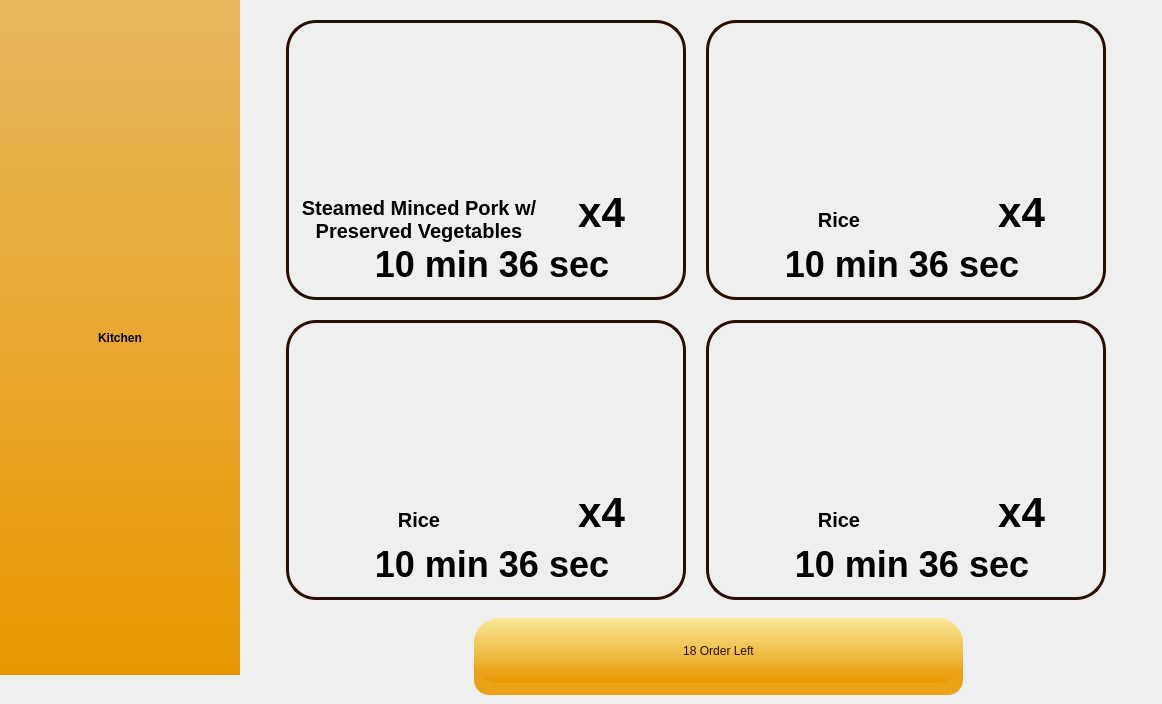
    <widget class="QWidget" name="Kitchen_Bar_Page">
     <property name="styleSheet">
      <string notr="true">#Kitchen_Bar_Page
{
background-color: rgb(255, 255, 255);
}
</string>
     </property>
     <widget class="QFrame" name="frame_2">
      <property name="geometry">
       <rect>
        <x>0</x>
        <y>0</y>
        <width>240</width>
        <height>675</height>
       </rect>
      </property>
      <property name="styleSheet">
       <string notr="true">QFrame
{

	background-color: qlineargradient(spread:pad, x1:0, y1:0, x2:0, y2:1, stop:0 rgba(197, 197, 197, 255), stop:1 rgba(136, 136, 136, 255));

	background-color: rgb(232, 151, 0);

	background-color: qlineargradient(spread:pad, x1:0, y1:0, x2:0, y2:1, stop:0 rgba(232, 184, 95, 255), stop:1 rgba(232, 151, 0, 255));
border-radius:0px;
}

QPushButton
{
background-color: rgb(240, 186, 88,0);
font-size: 20px;
height: 73px;
width: 1px;
border: none;
color: white; 
	color: rgb(41, 14, 4);

}</string>
      </property>
      <property name="frameShape">
       <enum>QFrame::StyledPanel</enum>
      </property>
      <property name="frameShadow">
       <enum>QFrame::Raised</enum>
      </property>
      <layout class="QVBoxLayout" name="verticalLayout_4">
       <item>
        <widget class="QLabel" name="Kitchen_Bar_Page_label_name">
         <property name="styleSheet">
          <string notr="true">background-color: rgb(255, 255, 255,0);
font-weight:500;</string>
         </property>
         <property name="text">
          <string>Kitchen</string>
         </property>
         <property name="alignment">
          <set>Qt::AlignCenter</set>
         </property>
        </widget>
       </item>
      </layout>
     </widget>
     <widget class="QWidget" name="gridLayoutWidget">
      <property name="geometry">
       <rect>
        <x>286</x>
        <y>0</y>
        <width>867</width>
        <height>622</height>
       </rect>
      </property>
      <layout class="QGridLayout" name="gridLayout">
       <property name="sizeConstraint">
        <enum>QLayout::SetFixedSize</enum>
       </property>
       <property name="leftMargin">
        <number>0</number>
       </property>
       <property name="topMargin">
        <number>20</number>
       </property>
       <property name="rightMargin">
        <number>0</number>
       </property>
       <property name="spacing">
        <number>20</number>
       </property>
       <item row="1" column="0">
        <widget class="QFrame" name="Kitchen_Bar_Page_dish_3">
         <property name="minimumSize">
          <size>
           <width>400</width>
           <height>280</height>
          </size>
         </property>
         <property name="maximumSize">
          <size>
           <width>400</width>
           <height>280</height>
          </size>
         </property>
         <property name="styleSheet">
          <string notr="true">background-color: rgb(255, 255, 255,0);</string>
         </property>
         <property name="frameShape">
          <enum>QFrame::StyledPanel</enum>
         </property>
         <property name="frameShadow">
          <enum>QFrame::Raised</enum>
         </property>
         <widget class="QLabel" name="Kitchen_Bar_Page_food_name_dish_3">
          <property name="geometry">
           <rect>
            <x>8</x>
            <y>170</y>
            <width>250</width>
            <height>59</height>
           </rect>
          </property>
          <property name="styleSheet">
           <string notr="true">font:20px;
font-weight:500;</string>
          </property>
          <property name="text">
           <string>Rice</string>
          </property>
          <property name="alignment">
           <set>Qt::AlignCenter</set>
          </property>
          <property name="wordWrap">
           <bool>true</bool>
          </property>
         </widget>
         <widget class="QLabel" name="Kitchen_Bar_Page_food_quantity_dish_3">
          <property name="geometry">
           <rect>
            <x>207</x>
            <y>162</y>
            <width>217</width>
            <height>59</height>
           </rect>
          </property>
          <property name="styleSheet">
           <string notr="true">font:42px;
font-weight:500;</string>
          </property>
          <property name="text">
           <string>x4</string>
          </property>
          <property name="alignment">
           <set>Qt::AlignCenter</set>
          </property>
         </widget>
         <widget class="QLabel" name="Kitchen_Bar_Page_timer_dish_3">
          <property name="geometry">
           <rect>
            <x>86</x>
            <y>220</y>
            <width>240</width>
            <height>49</height>
           </rect>
          </property>
          <property name="styleSheet">
           <string notr="true">font:36px;
font-weight:500;</string>
          </property>
          <property name="text">
           <string>10 min 36 sec</string>
          </property>
          <property name="alignment">
           <set>Qt::AlignCenter</set>
          </property>
         </widget>
         <widget class="QLabel" name="Kitchen_Bar_Page_image_dish_3">
          <property name="geometry">
           <rect>
            <x>80</x>
            <y>24</y>
            <width>239</width>
            <height>149</height>
           </rect>
          </property>
          <property name="text">
           <string/>
          </property>
          <property name="pixmap">
           <pixmap>:/image/rice.jpg</pixmap>
          </property>
          <property name="scaledContents">
           <bool>true</bool>
          </property>
         </widget>
         <widget class="QPushButton" name="Kitchen_Bar_Page_btn_dish_3">
          <property name="geometry">
           <rect>
            <x>0</x>
            <y>0</y>
            <width>400</width>
            <height>280</height>
           </rect>
          </property>
          <property name="maximumSize">
           <size>
            <width>16777215</width>
            <height>280</height>
           </size>
          </property>
          <property name="styleSheet">
           <string notr="true">border: 3px solid rgb(41, 14, 4);

border-radius: 30px;
background-color: rgb(255, 255, 255,0);
</string>
          </property>
          <property name="text">
           <string/>
          </property>
         </widget>
        </widget>
       </item>
       <item row="0" column="0">
        <widget class="QFrame" name="Kitchen_Bar_Page_dish_1">
         <property name="minimumSize">
          <size>
           <width>400</width>
           <height>280</height>
          </size>
         </property>
         <property name="maximumSize">
          <size>
           <width>400</width>
           <height>280</height>
          </size>
         </property>
         <property name="styleSheet">
          <string notr="true">background-color: rgb(255, 255, 255,0);</string>
         </property>
         <property name="frameShape">
          <enum>QFrame::StyledPanel</enum>
         </property>
         <property name="frameShadow">
          <enum>QFrame::Raised</enum>
         </property>
         <widget class="QLabel" name="Kitchen_Bar_Page_food_name_dish_1">
          <property name="geometry">
           <rect>
            <x>8</x>
            <y>170</y>
            <width>250</width>
            <height>59</height>
           </rect>
          </property>
          <property name="styleSheet">
           <string notr="true">font:20px;
font-weight:500;</string>
          </property>
          <property name="text">
           <string>Steamed Minced Pork w/ Preserved Vegetables</string>
          </property>
          <property name="alignment">
           <set>Qt::AlignCenter</set>
          </property>
          <property name="wordWrap">
           <bool>true</bool>
          </property>
         </widget>
         <widget class="QLabel" name="Kitchen_Bar_Page_food_quantity_dish_1">
          <property name="geometry">
           <rect>
            <x>207</x>
            <y>162</y>
            <width>217</width>
            <height>59</height>
           </rect>
          </property>
          <property name="styleSheet">
           <string notr="true">font:42px;
font-weight:500;</string>
          </property>
          <property name="text">
           <string>x4</string>
          </property>
          <property name="alignment">
           <set>Qt::AlignCenter</set>
          </property>
         </widget>
         <widget class="QLabel" name="Kitchen_Bar_Page_timer_dish_1">
          <property name="geometry">
           <rect>
            <x>86</x>
            <y>220</y>
            <width>240</width>
            <height>49</height>
           </rect>
          </property>
          <property name="styleSheet">
           <string notr="true">font:36px;
font-weight:500;</string>
          </property>
          <property name="text">
           <string>10 min 36 sec</string>
          </property>
          <property name="alignment">
           <set>Qt::AlignCenter</set>
          </property>
         </widget>
         <widget class="QLabel" name="Kitchen_Bar_Page_image_dish_1">
          <property name="geometry">
           <rect>
            <x>80</x>
            <y>24</y>
            <width>239</width>
            <height>149</height>
           </rect>
          </property>
          <property name="text">
           <string/>
          </property>
          <property name="pixmap">
           <pixmap>:/image/rice.jpg</pixmap>
          </property>
          <property name="scaledContents">
           <bool>true</bool>
          </property>
         </widget>
         <widget class="QPushButton" name="Kitchen_Bar_Page_btn_dish_1">
          <property name="geometry">
           <rect>
            <x>0</x>
            <y>0</y>
            <width>400</width>
            <height>280</height>
           </rect>
          </property>
          <property name="maximumSize">
           <size>
            <width>16777215</width>
            <height>280</height>
           </size>
          </property>
          <property name="styleSheet">
           <string notr="true">border: 3px solid rgb(41, 14, 4);

border-radius: 30px;
background-color: rgb(255, 255, 255,0);
</string>
          </property>
          <property name="text">
           <string/>
          </property>
         </widget>
        </widget>
       </item>
       <item row="0" column="1">
        <widget class="QFrame" name="Kitchen_Bar_Page_dish_2">
         <property name="minimumSize">
          <size>
           <width>400</width>
           <height>280</height>
          </size>
         </property>
         <property name="maximumSize">
          <size>
           <width>400</width>
           <height>280</height>
          </size>
         </property>
         <property name="styleSheet">
          <string notr="true">background-color: rgb(255, 255, 255,0);</string>
         </property>
         <property name="frameShape">
          <enum>QFrame::StyledPanel</enum>
         </property>
         <property name="frameShadow">
          <enum>QFrame::Raised</enum>
         </property>
         <widget class="QLabel" name="Kitchen_Bar_Page_food_name_dish_2">
          <property name="geometry">
           <rect>
            <x>8</x>
            <y>170</y>
            <width>250</width>
            <height>59</height>
           </rect>
          </property>
          <property name="styleSheet">
           <string notr="true">font:20px;
font-weight:500;</string>
          </property>
          <property name="text">
           <string>Rice</string>
          </property>
          <property name="alignment">
           <set>Qt::AlignCenter</set>
          </property>
          <property name="wordWrap">
           <bool>true</bool>
          </property>
         </widget>
         <widget class="QLabel" name="Kitchen_Bar_Page_food_quantity_dish_2">
          <property name="geometry">
           <rect>
            <x>207</x>
            <y>162</y>
            <width>217</width>
            <height>59</height>
           </rect>
          </property>
          <property name="styleSheet">
           <string notr="true">font:42px;
font-weight:500;</string>
          </property>
          <property name="text">
           <string>x4</string>
          </property>
          <property name="alignment">
           <set>Qt::AlignCenter</set>
          </property>
         </widget>
         <widget class="QLabel" name="Kitchen_Bar_Page_timer_dish_2">
          <property name="geometry">
           <rect>
            <x>76</x>
            <y>220</y>
            <width>240</width>
            <height>49</height>
           </rect>
          </property>
          <property name="styleSheet">
           <string notr="true">font:36px;
font-weight:500;</string>
          </property>
          <property name="text">
           <string>10 min 36 sec</string>
          </property>
          <property name="alignment">
           <set>Qt::AlignCenter</set>
          </property>
         </widget>
         <widget class="QLabel" name="Kitchen_Bar_Page_image_dish_2">
          <property name="geometry">
           <rect>
            <x>80</x>
            <y>24</y>
            <width>239</width>
            <height>149</height>
           </rect>
          </property>
          <property name="text">
           <string/>
          </property>
          <property name="pixmap">
           <pixmap>:/image/rice.jpg</pixmap>
          </property>
          <property name="scaledContents">
           <bool>true</bool>
          </property>
         </widget>
         <widget class="QPushButton" name="Kitchen_Bar_Page_btn_dish_2">
          <property name="geometry">
           <rect>
            <x>0</x>
            <y>0</y>
            <width>400</width>
            <height>280</height>
           </rect>
          </property>
          <property name="maximumSize">
           <size>
            <width>16777215</width>
            <height>280</height>
           </size>
          </property>
          <property name="styleSheet">
           <string notr="true">border: 3px solid rgb(41, 14, 4);

border-radius: 30px;
background-color: rgb(255, 255, 255,0);
</string>
          </property>
          <property name="text">
           <string/>
          </property>
         </widget>
        </widget>
       </item>
       <item row="1" column="1">
        <widget class="QFrame" name="Kitchen_Bar_Page_dish_4">
         <property name="minimumSize">
          <size>
           <width>400</width>
           <height>280</height>
          </size>
         </property>
         <property name="maximumSize">
          <size>
           <width>400</width>
           <height>280</height>
          </size>
         </property>
         <property name="styleSheet">
          <string notr="true">background-color: rgb(255, 255, 255,0);</string>
         </property>
         <property name="frameShape">
          <enum>QFrame::StyledPanel</enum>
         </property>
         <property name="frameShadow">
          <enum>QFrame::Raised</enum>
         </property>
         <widget class="QLabel" name="Kitchen_Bar_Page_food_name_dish_4">
          <property name="geometry">
           <rect>
            <x>8</x>
            <y>170</y>
            <width>250</width>
            <height>59</height>
           </rect>
          </property>
          <property name="styleSheet">
           <string notr="true">font:20px;
font-weight:500;</string>
          </property>
          <property name="text">
           <string>Rice</string>
          </property>
          <property name="alignment">
           <set>Qt::AlignCenter</set>
          </property>
          <property name="wordWrap">
           <bool>true</bool>
          </property>
         </widget>
         <widget class="QLabel" name="Kitchen_Bar_Page_food_quantity_dish_4">
          <property name="geometry">
           <rect>
            <x>207</x>
            <y>162</y>
            <width>217</width>
            <height>59</height>
           </rect>
          </property>
          <property name="styleSheet">
           <string notr="true">font:42px;
font-weight:500;</string>
          </property>
          <property name="text">
           <string>x4</string>
          </property>
          <property name="alignment">
           <set>Qt::AlignCenter</set>
          </property>
         </widget>
         <widget class="QLabel" name="Kitchen_Bar_Page_timer_dish_4">
          <property name="geometry">
           <rect>
            <x>86</x>
            <y>220</y>
            <width>240</width>
            <height>49</height>
           </rect>
          </property>
          <property name="styleSheet">
           <string notr="true">font:36px;
font-weight:500;</string>
          </property>
          <property name="text">
           <string>10 min 36 sec</string>
          </property>
          <property name="alignment">
           <set>Qt::AlignCenter</set>
          </property>
         </widget>
         <widget class="QLabel" name="Kitchen_Bar_Page_image_dish_4">
          <property name="geometry">
           <rect>
            <x>80</x>
            <y>24</y>
            <width>239</width>
            <height>149</height>
           </rect>
          </property>
          <property name="text">
           <string/>
          </property>
          <property name="pixmap">
           <pixmap>:/image/rice.jpg</pixmap>
          </property>
          <property name="scaledContents">
           <bool>true</bool>
          </property>
         </widget>
         <widget class="QPushButton" name="Kitchen_Bar_Page_btn_dish_4">
          <property name="geometry">
           <rect>
            <x>0</x>
            <y>0</y>
            <width>400</width>
            <height>280</height>
           </rect>
          </property>
          <property name="maximumSize">
           <size>
            <width>16777215</width>
            <height>280</height>
           </size>
          </property>
          <property name="styleSheet">
           <string notr="true">border: 3px solid rgb(41, 14, 4);

border-radius: 30px;
background-color: rgb(255, 255, 255,0);
</string>
          </property>
          <property name="text">
           <string/>
          </property>
         </widget>
        </widget>
       </item>
      </layout>
     </widget>
     <widget class="QLabel" name="Kitchen_Bar_Page_label_dish_left">
      <property name="geometry">
       <rect>
        <x>474</x>
        <y>618</y>
        <width>489</width>
        <height>65</height>
       </rect>
      </property>
      <property name="styleSheet">
       <string notr="true">	background-color: qlineargradient(spread:pad, x1:0, y1:0, x2:0, y2:1, stop:0 rgba(249, 234, 154, 255), stop:1 rgba(232, 151, 0, 255));
	color: rgb(41, 14, 4);
border-radius:25px;
</string>
      </property>
      <property name="text">
       <string>18 Order Left</string>
      </property>
      <property name="alignment">
       <set>Qt::AlignCenter</set>
      </property>
     </widget>
     <widget class="QLabel" name="Kitchen_Bar_Page_label_cover">
      <property name="geometry">
       <rect>
        <x>474</x>
        <y>630</y>
        <width>489</width>
        <height>65</height>
       </rect>
      </property>
      <property name="styleSheet">
       <string notr="true">
background-color:rgb(234, 163, 23);
	color: rgb(41, 14, 4);
border-radius:15px;
</string>
      </property>
      <property name="text">
       <string/>
      </property>
      <property name="alignment">
       <set>Qt::AlignCenter</set>
      </property>
     </widget>
     <zorder>Kitchen_Bar_Page_label_cover</zorder>
     <zorder>frame_2</zorder>
     <zorder>gridLayoutWidget</zorder>
     <zorder>Kitchen_Bar_Page_label_dish_left</zorder>
    </widget>
